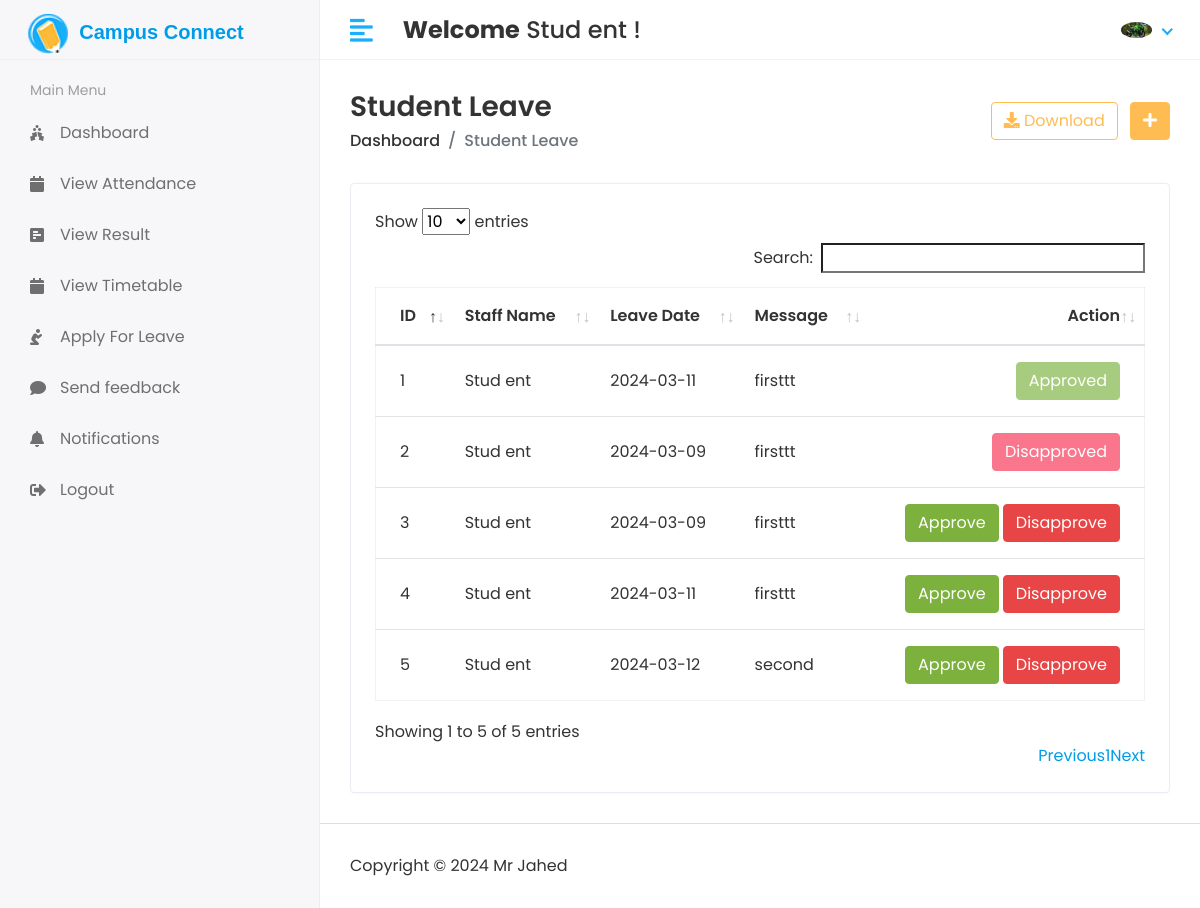
The app's page /Hod/Student/Leave_View (signed in) with its own data.
### app/models.py (models this page shows, shortened)
class CustomUser(AbstractUser):
    USER = (
        (1,'HOD'),
        (2,'STAFF'),
        (3,'STUDENT')
    )
    user_type = models.CharField(choices=USER, max_length=50, default=1)
    profile_pic = models.ImageField(upload_to='media/profile_pic')

class Student_Leave(models.Model):
    student_id = models.ForeignKey(Student,on_delete=models.CASCADE)
    date = models.CharField(max_length=100)
    message = models.TextField()
    status = models.IntegerField(default=0)
    created_at = models.DateTimeField(auto_now_add=True)
    updated_at = models.DateTimeField(auto_now=True)

class Student(models.Model):                 # Django Creates Id field here Automatically
    admin = models.OneToOneField(CustomUser, on_delete=models.CASCADE)     # One To One Field for Foreign Key #Form data will be saved in both Student and CustomUser Models
    address = models.TextField()                                           #To Link Student to CustomUser Model
    gender = models.CharField(max_length=100)
    course_id = models.ForeignKey(Course, on_delete=models.DO_NOTHING)     #To Store id of course in course_id and DO_Nothing for doing nothing
    session_year_id = models.ForeignKey(Session_Year, on_delete=models.DO_NOTHING)
    created_at = models.DateTimeField(auto_now_add=True)
    updated_at = models.DateTimeField(auto_now=True)

### Campus_Connect/Hod_Views.py (the view)
# urls.py: path('Hod/Student/Leave_View', Hod_Views.STUDENT_LEAVE_VIEW, name='student_leave_view'),
@login_required(login_url='/')
def STUDENT_LEAVE_VIEW(request):
    student_leave = Student_Leave.objects.all()
    context = {
        'student_leave' : student_leave,
    }
    return render(request, 'Hod/student_leave.html',context)

### templates/Hod/student_leave.html (shortened to what this page needs)
{% extends 'base.html' %}
{% block content %}
<div class="content container-fluid">
               <div class="page-header">
                  <div class="row align-items-center">
                     <div class="col">
                        <h3 class="page-title">Student Leave</h3>
                        <ul class="breadcrumb">
                           <li class="breadcrumb-item"><a href="index.html">Dashboard</a></li>
                           <li class="breadcrumb-item active">Student Leave</li>
                        </ul>
                     </div>
                     <div class="col-auto text-right float-right ml-auto">
                        <a href="#" class="btn btn-outline-primary mr-2"><i class="fas fa-download"></i> Download</a>
                        <a href="add-student.html" class="btn btn-primary"><i class="fas fa-plus"></i></a>
                     </div>
                  </div>
               </div>
               <div class="row">
                  <div class="col-sm-12">
                     <div class="card card-table">
                        <div class="card-body">
                           <div class="table-responsive">
                              <table id="table_id" class="table table-hover table-center mb-0">
                                 <thead>
                                    <tr>
                                       <th>ID</th>
                                       <th>Staff Name</th>
                                       <th>Leave Date</th>
                                       <th>Message</th>
                                       <th class="text-right">Action</th>
                                    </tr>
                                 </thead>
                                 <tbody>
                                 {% for i in student_leave %}
                                    <tr>
                                       <td>{{i.id}}</td>
                                       <td>{{i.student_id.admin.first_name}}&nbsp;{{i.student_id.admin.last_name}}</td>
                                       <td>{{i.date}}</td>
                                       <td>{{i.message}}</td>
                                       <td class="text-right">
                                          <div class="actions">
                                             {% if i.status == 0 %}
                                             <a href="{% url 'student_approve_leave' i.id %}" class="btn btn-success">Approve</a>
                                             <a href="{% url 'student_disapprove_leave' i.id %}" class="btn btn-danger">Disapprove</a>
                                             {% elif i.status == 1 %}
                                             <button class="btn btn-success" disabled="disabled">Approved</button>
                                             {% else %}
                                             <button class="btn btn-danger" disabled="disabled">Disapproved</button>
                                             {% endif %}
                                          </div>
                                       </td>
                                    </tr>
                                 {% endfor %}
                                 </tbody>
                              </table>
                           </div>
                        </div>
                     </div>
                  </div>
               </div>
            </div>
{% endblock %}

### templates/Includes/header.html (shortened to what this page needs)
{% load static %}
<div class="header">
            <div class="header-left">
                  <a href="index.html" class="logo mt-2 ml-2">
                     <span style="display: inline-block;">
                        <img src="{% static 'assets/img/favicon.png' %}" alt="Logo" style="display: inline-block; width: 40px; height: 40px;">
                        <h5 style="display: inline-block; margin-left: 7px; font-family: Arial, sans-serif; font-size: 20px; font-weight: bold;">Campus Connect</h5>
                     </span>
                  </a>
            </div>
            <a href="javascript:void(0);" id="toggle_btn">
            <i class="fas fa-align-left"></i>
            </a>
            <div class="top-nav-search mt-3">
               <h4><strong>Welcome</strong>&nbsp;<span>{{user.first_name}} {{user.last_name}}</span>&nbsp;!</h4>
            </div>
            <ul class="nav user-menu">
               <li class="nav-item dropdown noti-dropdown">
                  <a href="#" class="dropdown-toggle nav-link" data-toggle="dropdown">
                  </a>
               </li>
               <li class="nav-item dropdown has-arrow">
                  <a href="#" class="dropdown-toggle nav-link" data-toggle="dropdown">
                     {% if user.profile_pic == '' %}
                        <span class="user-img"><img class="rounded-circle" src="{% static 'assets/img/noimg.jpg' %}" width="31" alt="User Image"></span>
                     {% else %}
                        <span class="user-img"><img class="rounded-circle" src="/{{user.profile_pic}}" width="31" alt="Ryan Taylor"></span>
                     {% endif %}
                  </a>
               </li>
            </ul>
         </div>

### static/assets/css/style.css (style rules this page uses)
html { height: 100%; }
body { background-color: #fff; color: #333; font-family: 'Poppins', sans-serif; font-size: 1rem; height: 100%; line-height: 1.5; overflow-x: hidden; }
h1, h2, h3, h4, h5, h6 { font-family: 'Poppins', sans-serif; margin-top: 0; }
a { color: #009ce7; }
input, button, a { transition: all 0.4s ease; -moz-transition: all 0.4s ease; -o-transition: all 0.4s ease; -ms-transition: all 0.4s ease; -webkit-transition: all 0.4s ease; }
input, input:focus, button, button:focus { outline: none; }
ul, ol { padding: 0px; list-style: none; }
.table { color: #333; max-width: 100%; margin-bottom: 0; width: 100%; }
.table.dataTable { border-collapse: collapse !important; border: 1px solid rgba(0, 0, 0, 0.05); }
.table thead tr th { font-weight: 600; }
.table tbody tr { border-bottom: 1px solid rgba(0, 0, 0, 0.05); }
.table.table-center td, .table.table-center th { vertical-align: middle; }
.card-table .card-body .table > thead > tr > th { border-top: 0; }
.card-table .card-body .table tr td:first-child, .card-table .card-body .table tr th:first-child { padding-left: 1.5rem; }
.card-table .card-body .table tr td:last-child, .card-table .card-body .table tr th:last-child { padding-right: 1.5rem; }
.card-table .table td, .card-table .table th { border-top: 1px solid #e2e5e8; padding: 1rem 0.75rem; white-space: nowrap; }
.btn-primary { background-color: #FFBC53; border: 1px solid #FFBC53; }
.btn-success { background-color: #7bb13c; border: 1px solid #7bb13c }
.btn-success.disabled, .btn-success:disabled { background-color: #7bb13c; border-color: #7bb13c; color: #fff; }
.btn-danger { background-color: #e84646; border: 1px solid #e84646; }
.btn-danger.disabled, .btn-danger:disabled { background-color: #f62d51; border-color: #f62d51; color: #fff; }
.btn-outline-primary { color: #FFBC53; border-color: #FFBC53; }
.card { border: 1px solid #ececf5; box-shadow: 0 1px 3px 0 rgba(0, 0, 0, 0.03); margin-bottom: 1.875rem; }
.card-body { padding: 1.5rem; }
.header { background-color: #fff; border-bottom: 1px solid #f3f3f4; left: 0; position: fixed; right: 0; top: 0; z-index: 1001; height: 60px; }
.header .header-left { float: left; height: 60px; padding: 0 20px; position: relative; width: 320px; z-index: 1; transition: all 0.2s ease-in-out; background-color: #f7f7fa; border-bottom: 1px solid #efefef; border-right: 1px solid #ececf5; display: flex; align-items: center; }
.header .header-left .logo { display: inline-block; line-height: 60px; }
.header .header-left .logo img { max-height: 40px; width: auto; }
.header .dropdown-toggle:after { display: none; }
.header .has-arrow .dropdown-toggle:after { border-top: 0; border-left: 0; border-bottom: 2px solid #18aefa; border-right: 2px solid #18aefa; content: ''; height: 8px; display: inline-block; pointer-events: none; -webkit-transform-origin: 66% 66%; -ms-transform-origin: 66% 66%; transform-origin: 66% 66%; -webkit-transform: rotate(45deg); -ms-transform: rotate(45deg); transform: rotate(45deg); -webkit-transition: all 0.15s ease-in-out; transition: all 0.15s ease-in-out; width: 8px; vertical-align: 0px; }
.user-menu { float: right; margin: 0; position: relative; z-index: 99; padding-right: 15px; }
.user-menu.nav > li > a { color: #a0a0a0; font-size: 14px; line-height: 58px; padding: 0 15px; height: 60px; }
.user-img { margin-right: 3px; position: relative; }
.top-nav-search { float: left; margin-left: 15px; }
.page-wrapper > .content { padding: 1.875rem 1.875rem 0; }
.page-header { margin-bottom: 1.875rem; }
.page-header .breadcrumb { background-color: transparent; color: #6c757d; font-size: 1rem; font-weight: 500; margin-bottom: 0; padding: 0; }
.page-header .breadcrumb a { color: #333; }
.page-title { font-size: 28px; font-weight: 600; color: #333; margin-bottom: 5px; }
@media (min-width: 992px) { #toggle_btn { align-items: center; color: #18aefa; display: inline-flex; float: left; font-size: 26px; height: 60px; justify-content: center; margin-left: 15px; padding: 0 15px; } }

### records on screen
CustomUser: first_name "Stud", last_name "ent", profile_pic (picture)
Student_Leave: id "1", student_id.admin.first_name "Stud", student_id.admin.last_name "ent", date "2024-03-11", message "firsttt", status "Approved"
Student_Leave: id "2", student_id.admin.first_name "Stud", student_id.admin.last_name "ent", date "2024-03-09", message "firsttt", status "Disapproved"
Student_Leave: id "3", student_id.admin.first_name "Stud", student_id.admin.last_name "ent", date "2024-03-09", message "firsttt", status "Approve"
Student_Leave: id "4", student_id.admin.first_name "Stud", student_id.admin.last_name "ent", date "2024-03-11", message "firsttt", status "Approve"
Student_Leave: id "5", student_id.admin.first_name "Stud", student_id.admin.last_name "ent", date "2024-03-12", message "second", status "Approve"
